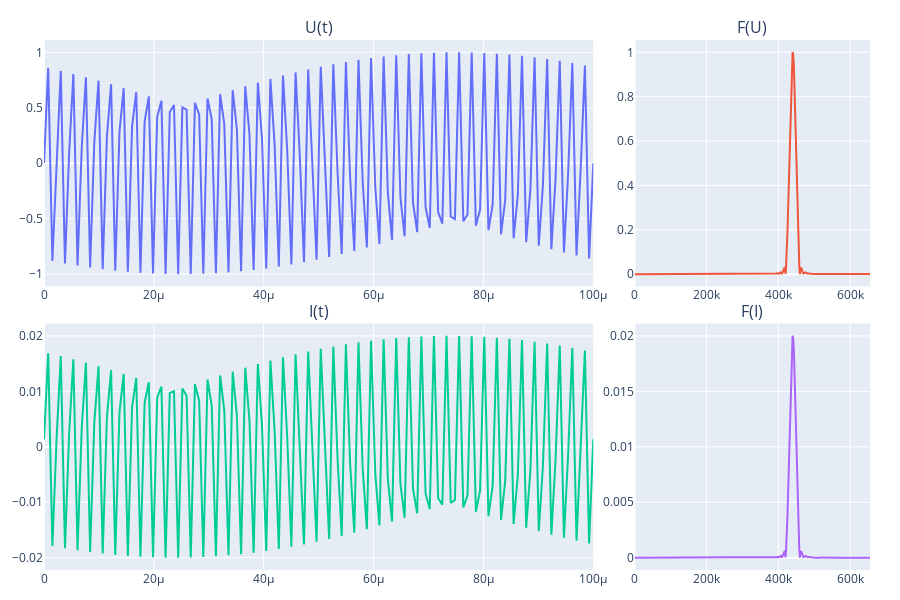

The code cell stored with this chart in its notebook:
### Code cell
vw.show_I_U_3(t,I,U)

### Figure 1 — Plotly figure (JSON) as saved in the notebook; plotly's stock layout.template omitted (floating-point values rounded to 4 significant figures; data arrays with more than 128 entries replaced by an {"elided": "..."} marker saying what was removed)
{"data": [{"type": "scatter", "x": {"elided": "132 float values"}, "xaxis": "x", "y": {"elided": "132 float values"}, "yaxis": "y"}, {"type": "scatter", "x": {"elided": "3367 float values"}, "xaxis": "x2", "y": {"elided": "3367 float values"}, "yaxis": "y2"}, {"type": "scatter", "x": {"elided": "132 float values"}, "xaxis": "x3", "y": {"elided": "132 float values"}, "yaxis": "y3"}, {"type": "scatter", "x": {"elided": "3367 float values"}, "xaxis": "x4", "y": {"elided": "3367 float values"}, "yaxis": "y4"}], "layout": {"annotations": [{"font": {"size": 16}, "showarrow": false, "text": "U(t)", "x": 0.3325, "xanchor": "center", "xref": "paper", "y": 1.0, "yanchor": "bottom", "yref": "paper"}, {"font": {"size": 16}, "showarrow": false, "text": "F(U)", "x": 0.8575, "xanchor": "center", "xref": "paper", "y": 1.0, "yanchor": "bottom", "yref": "paper"}, {"font": {"size": 16}, "showarrow": false, "text": "I(t)", "x": 0.3325, "xanchor": "center", "xref": "paper", "y": 0.465, "yanchor": "bottom", "yref": "paper"}, {"font": {"size": 16}, "showarrow": false, "text": "F(I)", "x": 0.8575, "xanchor": "center", "xref": "paper", "y": 0.465, "yanchor": "bottom", "yref": "paper"}], "height": 600, "margin": {"b": 30, "l": 30, "r": 30, "t": 40}, "showlegend": false, "width": 900, "xaxis": {"anchor": "y", "domain": [0, 0.665]}, "xaxis2": {"anchor": "y2", "domain": [0.715, 1]}, "xaxis3": {"anchor": "y3", "domain": [0, 0.665]}, "xaxis4": {"anchor": "y4", "domain": [0.715, 1]}, "yaxis": {"anchor": "x", "domain": [0.535, 1.0]}, "yaxis2": {"anchor": "x2", "domain": [0.535, 1.0]}, "yaxis3": {"anchor": "x3", "domain": [0, 0.465]}, "yaxis4": {"anchor": "x4", "domain": [0, 0.465]}}}
